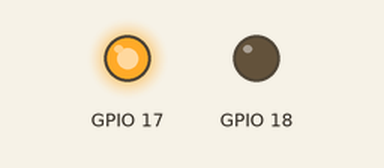
The program below on a simulated Raspberry Pi (BCM pin numbers). Parts: output pins drawn as LEDs (lit = HIGH). What the program prints to the terminal is not drawn.

Above: at 1.5 s.
At 4.5 s:
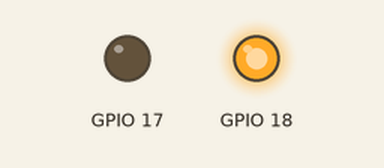
Timing chart, 0 to 7.8 s (numbered marks = the images above):
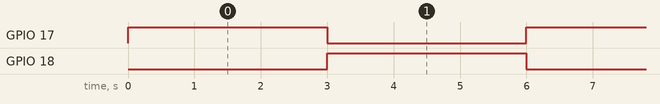

The program:

motor.py
```python
import time
import RPi.GPIO as GPIO

GPIO.setmode(GPIO.BCM)
GPIO.setwarnings(False)
GPIO.setup(17,GPIO.OUT)
GPIO.setup(18,GPIO.OUT)

print("Start motor sequence")

while True:
    try:

        GPIO.output(17,True)
        GPIO.output(18,False)
        time.sleep(3)

        GPIO.output(17,False)
        GPIO.output(18,True)
        time.sleep(3)
    except(KeyboardInterrupt):

        print("Finishing up")
        GPIO.output(17,False)
        GPIO.output(18,False)
        quit()
```

Measured:
- by itself, GPIO 17, GPIO 18: alternates HIGH for 3.0 s and LOW for 3.0 s
